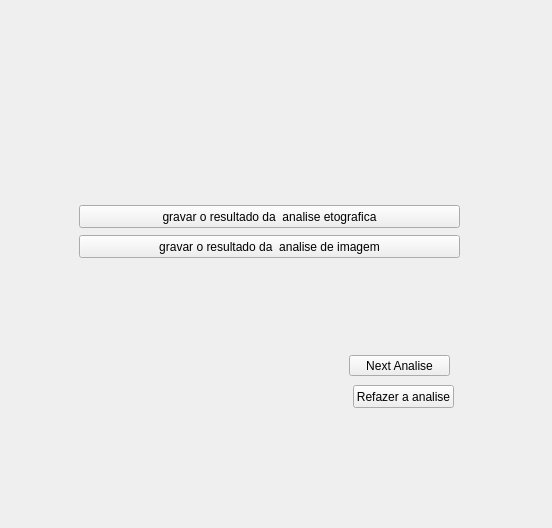
<?xml version="1.0" encoding="UTF-8"?>
<ui version="4.0">
 <class>telaEtografia</class>
 <widget class="QWidget" name="telaEtografia">
  <property name="geometry">
   <rect>
    <x>0</x>
    <y>0</y>
    <width>552</width>
    <height>528</height>
   </rect>
  </property>
  <property name="windowTitle">
   <string>Form</string>
  </property>
  <widget class="QWidget" name="widget_4" native="true">
   <property name="geometry">
    <rect>
     <x>20</x>
     <y>20</y>
     <width>521</width>
     <height>501</height>
    </rect>
   </property>
   <widget class="QWidget" name="widget_5" native="true">
    <property name="geometry">
     <rect>
      <x>-31</x>
      <y>-1</y>
      <width>561</width>
      <height>101</height>
     </rect>
    </property>
    <layout class="QVBoxLayout" name="verticalLayout_2">
     <item>
      <widget class="QLabel" name="label_4">
       <property name="text">
        <string/>
       </property>
       <property name="pixmap">
        <pixmap resource="resourcefile.qrc">:/icons/ethoMenor.png</pixmap>
       </property>
       <property name="scaledContents">
        <bool>true</bool>
       </property>
      </widget>
     </item>
    </layout>
   </widget>
   <widget class="QStackedWidget" name="swPrincipal">
    <property name="geometry">
     <rect>
      <x>9</x>
      <y>105</y>
      <width>503</width>
      <height>381</height>
     </rect>
    </property>
    <property name="currentIndex">
     <number>3</number>
    </property>
    <widget class="QWidget" name="page">
     <widget class="QTextEdit" name="textUnicoMult">
      <property name="geometry">
       <rect>
        <x>30</x>
        <y>30</y>
        <width>411</width>
        <height>231</height>
       </rect>
      </property>
      <property name="html">
       <string>&lt;!DOCTYPE HTML PUBLIC &quot;-//W3C//DTD HTML 4.0//EN&quot; &quot;http://www.w3.org/TR/REC-html40/strict.dtd&quot;&gt;
&lt;html&gt;&lt;head&gt;&lt;meta name=&quot;qrichtext&quot; content=&quot;1&quot; /&gt;&lt;style type=&quot;text/css&quot;&gt;
p, li { white-space: pre-wrap; }
&lt;/style&gt;&lt;/head&gt;&lt;body style=&quot; font-family:'MS Shell Dlg 2'; font-size:8.25pt; font-weight:400; font-style:normal;&quot;&gt;
&lt;p style=&quot; margin-top:0px; margin-bottom:0px; margin-left:0px; margin-right:0px; -qt-block-indent:0; text-indent:0px;&quot;&gt;Bem vindo a tela de etografia&lt;/p&gt;
&lt;p style=&quot;-qt-paragraph-type:empty; margin-top:0px; margin-bottom:0px; margin-left:0px; margin-right:0px; -qt-block-indent:0; text-indent:0px;&quot;&gt;&lt;br /&gt;&lt;/p&gt;
&lt;p style=&quot; margin-top:0px; margin-bottom:0px; margin-left:0px; margin-right:0px; -qt-block-indent:0; text-indent:0px;&quot;&gt;1-Você gostaria de fazer analise etografica de um ou de multiplos videos&lt;/p&gt;
&lt;p style=&quot;-qt-paragraph-type:empty; margin-top:0px; margin-bottom:0px; margin-left:0px; margin-right:0px; -qt-block-indent:0; text-indent:0px;&quot;&gt;&lt;br /&gt;&lt;/p&gt;&lt;/body&gt;&lt;/html&gt;</string>
      </property>
     </widget>
     <widget class="QPushButton" name="pbMulti">
      <property name="geometry">
       <rect>
        <x>50</x>
        <y>290</y>
        <width>111</width>
        <height>23</height>
       </rect>
      </property>
      <property name="text">
       <string>Multiplos Videos</string>
      </property>
     </widget>
     <widget class="QPushButton" name="pbUnicoVideo">
      <property name="geometry">
       <rect>
        <x>230</x>
        <y>290</y>
        <width>111</width>
        <height>23</height>
       </rect>
      </property>
      <property name="text">
       <string>Unico Video</string>
      </property>
     </widget>
    </widget>
    <widget class="QWidget" name="page_2">
     <widget class="QPushButton" name="pbLerCatalago">
      <property name="geometry">
       <rect>
        <x>30</x>
        <y>190</y>
        <width>131</width>
        <height>23</height>
       </rect>
      </property>
      <property name="text">
       <string>Abrir um Catalago</string>
      </property>
     </widget>
     <widget class="QPushButton" name="pbCriarCatalago">
      <property name="geometry">
       <rect>
        <x>30</x>
        <y>230</y>
        <width>131</width>
        <height>23</height>
       </rect>
      </property>
      <property name="text">
       <string>Criar um Catalago</string>
      </property>
     </widget>
     <widget class="QPushButton" name="pbEtografia">
      <property name="enabled">
       <bool>false</bool>
      </property>
      <property name="geometry">
       <rect>
        <x>290</x>
        <y>330</y>
        <width>171</width>
        <height>23</height>
       </rect>
      </property>
      <property name="text">
       <string>ConfigurarAnalise Etografica</string>
      </property>
     </widget>
     <widget class="QTextEdit" name="textCatalogo">
      <property name="geometry">
       <rect>
        <x>20</x>
        <y>10</y>
        <width>431</width>
        <height>161</height>
       </rect>
      </property>
      <property name="html">
       <string>&lt;!DOCTYPE HTML PUBLIC &quot;-//W3C//DTD HTML 4.0//EN&quot; &quot;http://www.w3.org/TR/REC-html40/strict.dtd&quot;&gt;
&lt;html&gt;&lt;head&gt;&lt;meta name=&quot;qrichtext&quot; content=&quot;1&quot; /&gt;&lt;style type=&quot;text/css&quot;&gt;
p, li { white-space: pre-wrap; }
&lt;/style&gt;&lt;/head&gt;&lt;body style=&quot; font-family:'MS Shell Dlg 2'; font-size:8.25pt; font-weight:400; font-style:normal;&quot;&gt;
&lt;p style=&quot; margin-top:0px; margin-bottom:0px; margin-left:0px; margin-right:0px; -qt-block-indent:0; text-indent:0px;&quot;&gt;Abra ou crie um catalago para depois poder fazer a analise etografica&lt;/p&gt;&lt;/body&gt;&lt;/html&gt;</string>
      </property>
     </widget>
     <widget class="QCheckBox" name="cbAuto">
      <property name="geometry">
       <rect>
        <x>270</x>
        <y>210</y>
        <width>181</width>
        <height>17</height>
       </rect>
      </property>
      <property name="text">
       <string>Evento Auto-exclusivo</string>
      </property>
      <property name="checked">
       <bool>true</bool>
      </property>
     </widget>
     <widget class="QCheckBox" name="cbNested">
      <property name="geometry">
       <rect>
        <x>270</x>
        <y>240</y>
        <width>161</width>
        <height>17</height>
       </rect>
      </property>
      <property name="text">
       <string>Overlappinf/Nested Events</string>
      </property>
      <property name="checked">
       <bool>false</bool>
      </property>
     </widget>
    </widget>
    <widget class="QWidget" name="page_3">
     <widget class="QPushButton" name="pbCadastroCatalago">
      <property name="geometry">
       <rect>
        <x>380</x>
        <y>350</y>
        <width>75</width>
        <height>23</height>
       </rect>
      </property>
      <property name="text">
       <string>Cadastrar</string>
      </property>
     </widget>
     <widget class="QLabel" name="label">
      <property name="geometry">
       <rect>
        <x>10</x>
        <y>20</y>
        <width>171</width>
        <height>16</height>
       </rect>
      </property>
      <property name="text">
       <string>Nome da Categoria</string>
      </property>
     </widget>
     <widget class="QLineEdit" name="leCategoria">
      <property name="geometry">
       <rect>
        <x>10</x>
        <y>40</y>
        <width>131</width>
        <height>20</height>
       </rect>
      </property>
      <property name="text">
       <string/>
      </property>
     </widget>
     <widget class="QLabel" name="label_2">
      <property name="geometry">
       <rect>
        <x>10</x>
        <y>80</y>
        <width>171</width>
        <height>16</height>
       </rect>
      </property>
      <property name="text">
       <string>atalho</string>
      </property>
     </widget>
     <widget class="QLineEdit" name="leAtalho">
      <property name="geometry">
       <rect>
        <x>10</x>
        <y>100</y>
        <width>113</width>
        <height>20</height>
       </rect>
      </property>
      <property name="text">
       <string/>
      </property>
     </widget>
     <widget class="QLabel" name="label_3">
      <property name="geometry">
       <rect>
        <x>10</x>
        <y>140</y>
        <width>131</width>
        <height>16</height>
       </rect>
      </property>
      <property name="text">
       <string>Descrição</string>
      </property>
     </widget>
     <widget class="QPushButton" name="pbAddCategoria">
      <property name="geometry">
       <rect>
        <x>10</x>
        <y>290</y>
        <width>111</width>
        <height>23</height>
       </rect>
      </property>
      <property name="text">
       <string>Adicionar Categoria</string>
      </property>
     </widget>
     <widget class="QWidget" name="widget" native="true">
      <property name="geometry">
       <rect>
        <x>210</x>
        <y>30</y>
        <width>251</width>
        <height>281</height>
       </rect>
      </property>
      <widget class="QWidget" name="widget_2" native="true">
       <property name="geometry">
        <rect>
         <x>70</x>
         <y>210</y>
         <width>141</width>
         <height>51</height>
        </rect>
       </property>
       <layout class="QHBoxLayout" name="horizontalLayout">
        <item>
         <widget class="QPushButton" name="pbClearItem">
          <property name="text">
           <string>Limpar Categoria</string>
          </property>
         </widget>
        </item>
       </layout>
      </widget>
      <widget class="QWidget" name="widget_3" native="true">
       <property name="geometry">
        <rect>
         <x>50</x>
         <y>10</y>
         <width>181</width>
         <height>191</height>
        </rect>
       </property>
       <widget class="QTableWidget" name="tabDadCat">
        <property name="geometry">
         <rect>
          <x>10</x>
          <y>10</y>
          <width>161</width>
          <height>181</height>
         </rect>
        </property>
        <property name="font">
         <font>
          <weight>50</weight>
          <bold>false</bold>
         </font>
        </property>
        <property name="editTriggers">
         <set>QAbstractItemView::NoEditTriggers</set>
        </property>
        <property name="selectionMode">
         <enum>QAbstractItemView::SingleSelection</enum>
        </property>
        <property name="selectionBehavior">
         <enum>QAbstractItemView::SelectRows</enum>
        </property>
        <property name="gridStyle">
         <enum>Qt::SolidLine</enum>
        </property>
        <property name="rowCount">
         <number>0</number>
        </property>
        <property name="columnCount">
         <number>2</number>
        </property>
        <attribute name="horizontalHeaderDefaultSectionSize">
         <number>79</number>
        </attribute>
        <attribute name="horizontalHeaderMinimumSectionSize">
         <number>79</number>
        </attribute>
        <attribute name="verticalHeaderVisible">
         <bool>false</bool>
        </attribute>
        <attribute name="verticalHeaderDefaultSectionSize">
         <number>20</number>
        </attribute>
        <attribute name="verticalHeaderMinimumSectionSize">
         <number>19</number>
        </attribute>
        <column>
         <property name="text">
          <string>Category</string>
         </property>
        </column>
        <column>
         <property name="text">
          <string>Code</string>
         </property>
        </column>
       </widget>
      </widget>
     </widget>
     <widget class="QTextEdit" name="textDscElem">
      <property name="geometry">
       <rect>
        <x>10</x>
        <y>180</y>
        <width>151</width>
        <height>91</height>
       </rect>
      </property>
      <property name="html">
       <string>&lt;!DOCTYPE HTML PUBLIC &quot;-//W3C//DTD HTML 4.0//EN&quot; &quot;http://www.w3.org/TR/REC-html40/strict.dtd&quot;&gt;
&lt;html&gt;&lt;head&gt;&lt;meta name=&quot;qrichtext&quot; content=&quot;1&quot; /&gt;&lt;style type=&quot;text/css&quot;&gt;
p, li { white-space: pre-wrap; }
&lt;/style&gt;&lt;/head&gt;&lt;body style=&quot; font-family:'MS Shell Dlg 2'; font-size:8.25pt; font-weight:400; font-style:normal;&quot;&gt;
&lt;p style=&quot;-qt-paragraph-type:empty; margin-top:0px; margin-bottom:0px; margin-left:0px; margin-right:0px; -qt-block-indent:0; text-indent:0px;&quot;&gt;&lt;br /&gt;&lt;/p&gt;&lt;/body&gt;&lt;/html&gt;</string>
      </property>
     </widget>
    </widget>
    <widget class="QWidget" name="page_4">
     <widget class="QStackedWidget" name="swEtografia">
      <property name="geometry">
       <rect>
        <x>10</x>
        <y>30</y>
        <width>461</width>
        <height>281</height>
       </rect>
      </property>
      <property name="currentIndex">
       <number>1</number>
      </property>
      <widget class="QWidget" name="page_5">
       <widget class="QLabel" name="lblQuantiVideo">
        <property name="geometry">
         <rect>
          <x>20</x>
          <y>30</y>
          <width>211</width>
          <height>16</height>
         </rect>
        </property>
        <property name="text">
         <string>Analisando o video 1 de um total de3 videos</string>
        </property>
       </widget>
       <widget class="QLabel" name="label_7">
        <property name="geometry">
         <rect>
          <x>20</x>
          <y>70</y>
          <width>121</width>
          <height>16</height>
         </rect>
        </property>
        <property name="text">
         <string>O catalago utilizado foi o </string>
        </property>
       </widget>
       <widget class="QLabel" name="lblAuto">
        <property name="geometry">
         <rect>
          <x>20</x>
          <y>120</y>
          <width>211</width>
          <height>16</height>
         </rect>
        </property>
        <property name="text">
         <string/>
        </property>
       </widget>
       <widget class="QPushButton" name="pbComecarAnalise">
        <property name="geometry">
         <rect>
          <x>300</x>
          <y>230</y>
          <width>131</width>
          <height>23</height>
         </rect>
        </property>
        <property name="text">
         <string>Nova analise</string>
        </property>
       </widget>
       <widget class="QLabel" name="lblCatalago">
        <property name="geometry">
         <rect>
          <x>150</x>
          <y>70</y>
          <width>211</width>
          <height>16</height>
         </rect>
        </property>
        <property name="text">
         <string/>
        </property>
       </widget>
      </widget>
      <widget class="QWidget" name="page_6">
       <widget class="QPushButton" name="pbGravarAnalasiteEtografica">
        <property name="geometry">
         <rect>
          <x>40</x>
          <y>50</y>
          <width>381</width>
          <height>23</height>
         </rect>
        </property>
        <property name="text">
         <string>gravar o resultado da  analise etografica</string>
        </property>
       </widget>
       <widget class="QPushButton" name="pbRefazer">
        <property name="geometry">
         <rect>
          <x>314</x>
          <y>230</y>
          <width>101</width>
          <height>23</height>
         </rect>
        </property>
        <property name="text">
         <string>Refazer a analise</string>
        </property>
       </widget>
       <widget class="QPushButton" name="pbGravarAnalasiProces">
        <property name="geometry">
         <rect>
          <x>40</x>
          <y>80</y>
          <width>381</width>
          <height>23</height>
         </rect>
        </property>
        <property name="text">
         <string>gravar o resultado da  analise de imagem</string>
        </property>
       </widget>
       <widget class="QPushButton" name="pbNextAnali">
        <property name="geometry">
         <rect>
          <x>310</x>
          <y>200</y>
          <width>101</width>
          <height>21</height>
         </rect>
        </property>
        <property name="text">
         <string>Next Analise</string>
        </property>
       </widget>
      </widget>
     </widget>
    </widget>
    <widget class="QWidget" name="page_7">
     <widget class="QTextEdit" name="textEscolhePro">
      <property name="geometry">
       <rect>
        <x>40</x>
        <y>30</y>
        <width>411</width>
        <height>231</height>
       </rect>
      </property>
      <property name="html">
       <string>&lt;!DOCTYPE HTML PUBLIC &quot;-//W3C//DTD HTML 4.0//EN&quot; &quot;http://www.w3.org/TR/REC-html40/strict.dtd&quot;&gt;
&lt;html&gt;&lt;head&gt;&lt;meta name=&quot;qrichtext&quot; content=&quot;1&quot; /&gt;&lt;style type=&quot;text/css&quot;&gt;
p, li { white-space: pre-wrap; }
&lt;/style&gt;&lt;/head&gt;&lt;body style=&quot; font-family:'MS Shell Dlg 2'; font-size:8.25pt; font-weight:400; font-style:normal;&quot;&gt;
&lt;p style=&quot; margin-top:0px; margin-bottom:0px; margin-left:0px; margin-right:0px; -qt-block-indent:0; text-indent:0px;&quot;&gt;Bem vindo a tela de etografia&lt;/p&gt;
&lt;p style=&quot;-qt-paragraph-type:empty; margin-top:0px; margin-bottom:0px; margin-left:0px; margin-right:0px; -qt-block-indent:0; text-indent:0px;&quot;&gt;&lt;br /&gt;&lt;/p&gt;
&lt;p style=&quot; margin-top:0px; margin-bottom:0px; margin-left:0px; margin-right:0px; -qt-block-indent:0; text-indent:0px;&quot;&gt;1-Você gostaria de fazer analise etografica baseada em video&lt;/p&gt;
&lt;p style=&quot;-qt-paragraph-type:empty; margin-top:0px; margin-bottom:0px; margin-left:0px; margin-right:0px; -qt-block-indent:0; text-indent:0px;&quot;&gt;&lt;br /&gt;&lt;/p&gt;
&lt;p style=&quot; margin-top:0px; margin-bottom:0px; margin-left:0px; margin-right:0px; -qt-block-indent:0; text-indent:0px;&quot;&gt;2-Voce gostaria de fazer analise etografica baseada em video com processamento de imagem&lt;/p&gt;
&lt;p style=&quot;-qt-paragraph-type:empty; margin-top:0px; margin-bottom:0px; margin-left:0px; margin-right:0px; -qt-block-indent:0; text-indent:0px;&quot;&gt;&lt;br /&gt;&lt;/p&gt;
&lt;p style=&quot; margin-top:0px; margin-bottom:0px; margin-left:0px; margin-right:0px; -qt-block-indent:0; text-indent:0px;&quot;&gt;3-Você gostaria de fazer analise etografica on line&lt;/p&gt;&lt;/body&gt;&lt;/html&gt;</string>
      </property>
     </widget>
     <widget class="QPushButton" name="pbEtoVideo">
      <property name="geometry">
       <rect>
        <x>40</x>
        <y>280</y>
        <width>211</width>
        <height>23</height>
       </rect>
      </property>
      <property name="text">
       <string>1-Etografia baseada em video</string>
      </property>
     </widget>
     <widget class="QPushButton" name="pbEtoProce">
      <property name="geometry">
       <rect>
        <x>40</x>
        <y>310</y>
        <width>211</width>
        <height>23</height>
       </rect>
      </property>
      <property name="text">
       <string>2-Etografia e processamento de imagem</string>
      </property>
     </widget>
     <widget class="QPushButton" name="pbEtoSem">
      <property name="geometry">
       <rect>
        <x>40</x>
        <y>340</y>
        <width>211</width>
        <height>23</height>
       </rect>
      </property>
      <property name="text">
       <string>3-Etografia sem video</string>
      </property>
     </widget>
    </widget>
   </widget>
  </widget>
 </widget>
 <resources>
  <include location="resourcefile.qrc"/>
 </resources>
 <connections/>
</ui>
